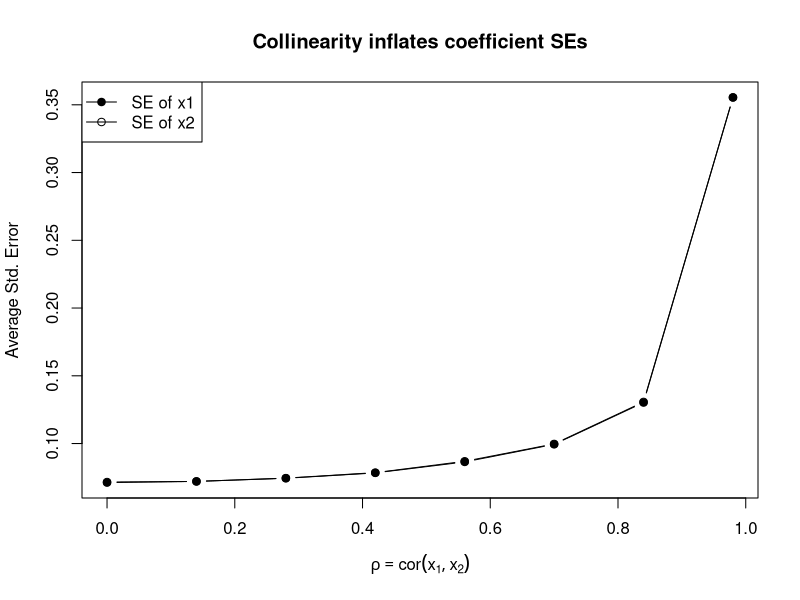
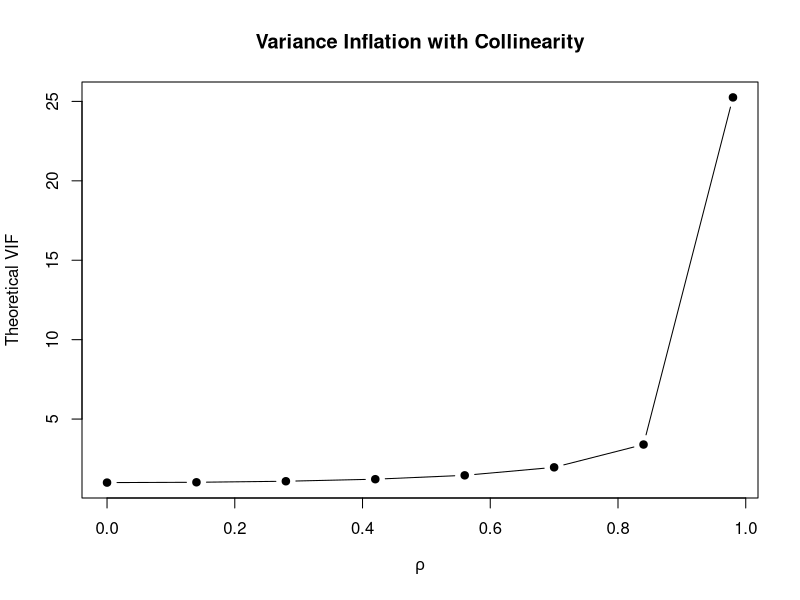

The R source for these figures, in order:
## Collinearity inflates SEs: simulation --------------------------------------
set.seed(123)

# For a given correlation rho = cor(x1, x2), simulate data and average SEs
simulate_SEs <- function(rho, n = 200, reps = 200, beta = c(1, 1), sigma = 1) {
  se1 <- se2 <- numeric(reps)
  for (r in 1:reps) {
    x1 <- rnorm(n)
    z  <- rnorm(n)
    x2 <- rho * x1 + sqrt(1 - rho^2) * z       # make cor(x1, x2) ≈ rho
    y  <- beta[1] * x1 + beta[2] * x2 + rnorm(n, sd = sigma)

    fit <- lm(y ~ x1 + x2)
    se  <- sqrt(diag(vcov(fit)))[-1]           # SEs of coefficients (x1, x2)
    se1[r] <- se[1];  se2[r] <- se[2]
  }
  c(rho = rho, SE_x1 = mean(se1), SE_x2 = mean(se2))
}

rhos <- seq(0, 0.98, by = 0.14)                # from no collinearity to near-perfect
res  <- as.data.frame(t(sapply(rhos, simulate_SEs)))
print(round(res, 3))

# Plot: SE vs correlation between predictors
ylim <- range(res$SE_x1, res$SE_x2)
plot(res$rho, res$SE_x1, type = "b", pch = 19, ylim = ylim,
     xlab = expression(rho == cor(x[1], x[2])),
     ylab = "Average Std. Error", main = "Collinearity inflates coefficient SEs")
lines(res$rho, res$SE_x2, type = "b", pch = 1)
legend("topleft", c("SE of x1", "SE of x2"), lty = 1, pch = c(19, 1))

# (Optional) theoretical VIF growth for two-predictor case: VIF = 1/(1 - rho^2)
vif_th <- 1 / (1 - rhos^2)
plot(rhos, vif_th, type = "b", pch = 19,
     xlab = expression(rho), ylab = "Theoretical VIF",
     main = "Variance Inflation with Collinearity")